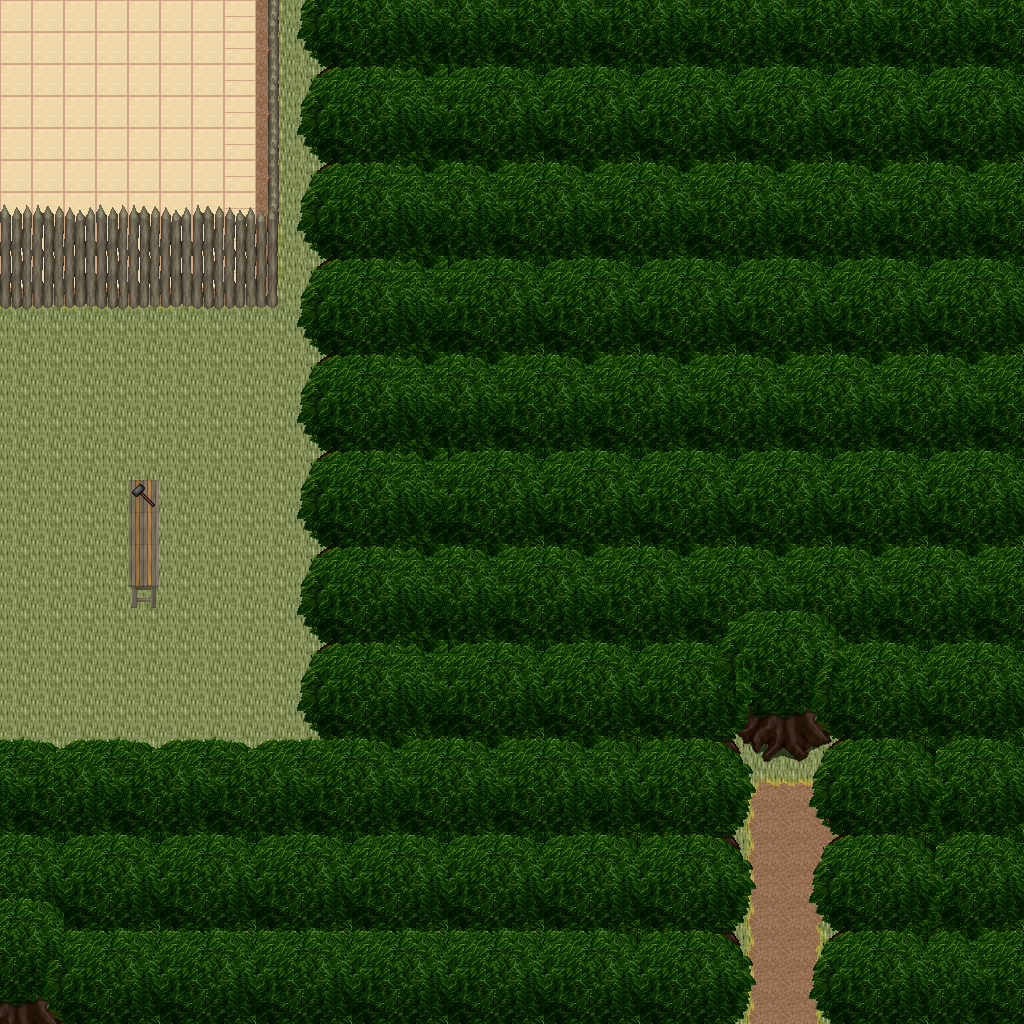

A 2D game scene composited from a Tiled map and its tileset images. What follows is a short description and the map's XML, with each tile layer's data collapsed to a summary:
An orthogonal 32x32 tile map with 32x32 px tiles, 5 tile layers (Ground, Objects, Objects2, Above, ...), 1 hidden layer not drawn, 28 tilesets.

<map version="1.10" tiledversion="1.11.0" orientation="orthogonal" renderorder="right-down" width="32" height="32" tilewidth="32" tileheight="32" infinite="0" nextlayerid="11" nextobjectid="1">
 <tileset firstgid="1" name="ground_ground" tilewidth="32" tileheight="32" tilecount="33" columns="3">
  <image source="../drawable/ground_ground.png" width="96" height="352" />
 </tileset>
 <tileset firstgid="34" name="plant_grasses" tilewidth="32" tileheight="32" tilecount="6" columns="3">
  <image source="../drawable/plant_grasses.png" width="96" height="64" />
 </tileset>
 <tileset firstgid="40" name="plant_flower_daisy_yellow" tilewidth="32" tileheight="32" tilecount="8" columns="2">
  <image source="../drawable/plant_flower_daisy_yellow.png" width="64" height="128" />
 </tileset>
 <tileset firstgid="48" name="plant_bush_bushes" tilewidth="32" tileheight="32" tilecount="10" columns="5">
  <image source="../drawable/plant_bush_bushes.png" width="160" height="64" />
 </tileset>
 <tileset firstgid="58" name="plant_flower_daisy_white" tilewidth="32" tileheight="32" tilecount="8" columns="2">
  <image source="../drawable/plant_flower_daisy_white.png" width="64" height="128" />
 </tileset>
 <tileset firstgid="66" name="plant_tree_tree_darkgreen" tilewidth="32" tileheight="32" tilecount="88" columns="8">
  <image source="../drawable/plant_tree_tree_darkgreen.png" width="256" height="352" />
 </tileset>
 <tileset firstgid="154" name="logic_collision" tilewidth="32" tileheight="32" tilecount="1" columns="1">
  <image source="../drawable/logic_collision.png" width="32" height="32" />
 </tileset>
 <tileset firstgid="155" name="ground_ground_3" tilewidth="32" tileheight="32" tilecount="5" columns="5">
  <image source="../drawable/ground_ground_3.png" width="160" height="32" />
 </tileset>
 <tileset firstgid="160" name="ground_dry_grass" tilewidth="32" tileheight="32" tilecount="54" columns="9">
  <image source="../drawable/ground_dry_grass.png" width="288" height="192" />
 </tileset>
 <tileset firstgid="214" name="ground_pothole" tilewidth="32" tileheight="32" tilecount="4" columns="4">
  <image source="../drawable/ground_pothole.png" width="128" height="32" />
 </tileset>
 <tileset firstgid="218" name="building_fence_palisade" tilewidth="32" tileheight="32" tilecount="84" columns="6">
  <image source="../drawable/building_fence_palisade.png" width="192" height="448" />
 </tileset>
 <tileset firstgid="302" name="ground_dirt_mounds" tilewidth="32" tileheight="32" tilecount="9" columns="3">
  <image source="../drawable/ground_dirt_mounds.png" width="96" height="96" />
 </tileset>
 <tileset firstgid="311" name="furniture_table_square_pale" tilewidth="32" tileheight="32" tilecount="1" columns="1">
  <image source="../drawable/furniture_table_square_pale.png" width="32" height="32" />
 </tileset>
 <tileset firstgid="312" name="logic_training_dummy" tilewidth="32" tileheight="32" tilecount="2" columns="2">
  <image source="../drawable/logic_training_dummy.png" width="64" height="32" />
 </tileset>
 <tileset firstgid="314" name="logic_portal" tilewidth="32" tileheight="32" tilecount="24" columns="8">
  <image source="../drawable/logic_portal.png" width="256" height="96" />
 </tileset>
 <tileset firstgid="338" name="furniture_table_stone_desk" tilewidth="32" tileheight="32" tilecount="16" columns="4">
  <image source="../drawable/furniture_table_stone_desk.png" width="128" height="128" />
 </tileset>
 <tileset firstgid="354" name="item_armor_weapons_for_walls" tilewidth="32" tileheight="32" tilecount="16" columns="4">
  <image source="../drawable/item_armor_weapons_for_walls.png" width="128" height="128" />
 </tileset>
 <tileset firstgid="370" name="item_bullseye" tilewidth="32" tileheight="32" tilecount="1" columns="1">
  <image source="../drawable/item_bullseye.png" width="32" height="32" />
 </tileset>
 <tileset firstgid="371" name="item_chest_chest_2" tilewidth="32" tileheight="32" tilecount="6" columns="3">
  <image source="../drawable/item_chest_chest_2.png" width="96" height="64" />
 </tileset>
 <tileset firstgid="377" name="item_weapon_hanging_bows" tilewidth="32" tileheight="32" tilecount="6" columns="3">
  <image source="../drawable/item_weapon_hanging_bows.png" width="96" height="64" />
 </tileset>
 <tileset firstgid="383" name="item_weapon_box_of_weapons" tilewidth="32" tileheight="32" tilecount="2" columns="1">
  <image source="../drawable/item_weapon_box_of_weapons.png" width="32" height="64" />
 </tileset>
 <tileset firstgid="385" name="item_ropes" tilewidth="32" tileheight="32" tilecount="4" columns="2">
  <image source="../drawable/item_ropes.png" width="64" height="64" />
 </tileset>
 <tileset firstgid="389" name="logic_protection" tilewidth="32" tileheight="32" tilecount="2" columns="2">
  <image source="../drawable/logic_protection.png" width="64" height="32" />
 </tileset>
 <tileset firstgid="391" name="logic_item_sign" tilewidth="32" tileheight="32" tilecount="1" columns="1">
  <image source="../drawable/logic_item_sign.png" width="32" height="32" />
 </tileset>
 <tileset firstgid="392" name="building_dojo" tilewidth="32" tileheight="32" tilecount="40" columns="8">
  <image source="../drawable/building_dojo.png" width="256" height="160" />
 </tileset>
 <tileset firstgid="432" name="furniture_table_grey_long" tilewidth="32" tileheight="32" tilecount="4" columns="2">
  <image source="../drawable/furniture_table_grey_long.png" width="64" height="64" />
 </tileset>
 <tileset firstgid="436" name="item_tools" tilewidth="32" tileheight="32" tilecount="9" columns="3">
  <image source="../drawable/item_tools.png" width="96" height="96" />
 </tileset>
 <tileset firstgid="445" name="logic_area" tilewidth="32" tileheight="32" tilecount="2" columns="2">
  <image source="../drawable/logic_area.png" width="64" height="32" />
 </tileset>
 <layer id="1" name="Ground" width="32" height="32">
  <data>[1024 cells, 1024 non-empty, 5 distinct tile ids]</data>
 </layer>
 <layer id="2" name="Objects" width="32" height="32">
  <data>[1024 cells, 77 non-empty, 22 distinct tile ids]</data>
 </layer>
 <layer id="3" name="Objects2" width="32" height="32">
  <data>[1024 cells, 148 non-empty, 18 distinct tile ids]</data>
 </layer>
 <layer id="4" name="Above" width="32" height="32">
  <data>[1024 cells, 822 non-empty, 44 distinct tile ids]</data>
 </layer>
 <layer id="5" name="Above2" width="32" height="32">
  <data>[1024 cells, 56 non-empty, 10 distinct tile ids]</data>
 </layer>
 <layer id="6" name="Walkable" width="32" height="32" visible="0">
  <data>[1024 cells, 769 non-empty, 1 distinct tile ids]</data>
 </layer>
 <objectgroup id="7" name="Mapevents" />
 <objectgroup id="8" name="Spawn" />
 <objectgroup id="9" name="Keys" />
 <objectgroup id="10" name="Replace" />
</map>
